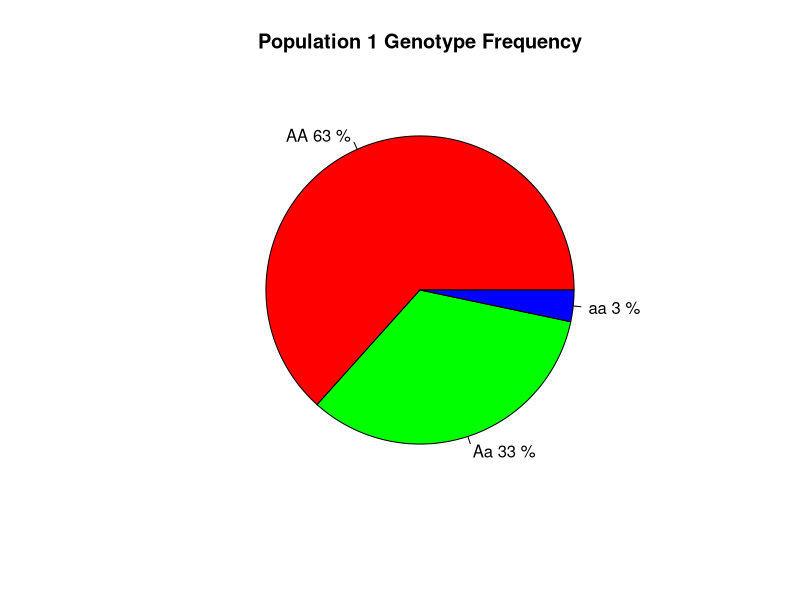
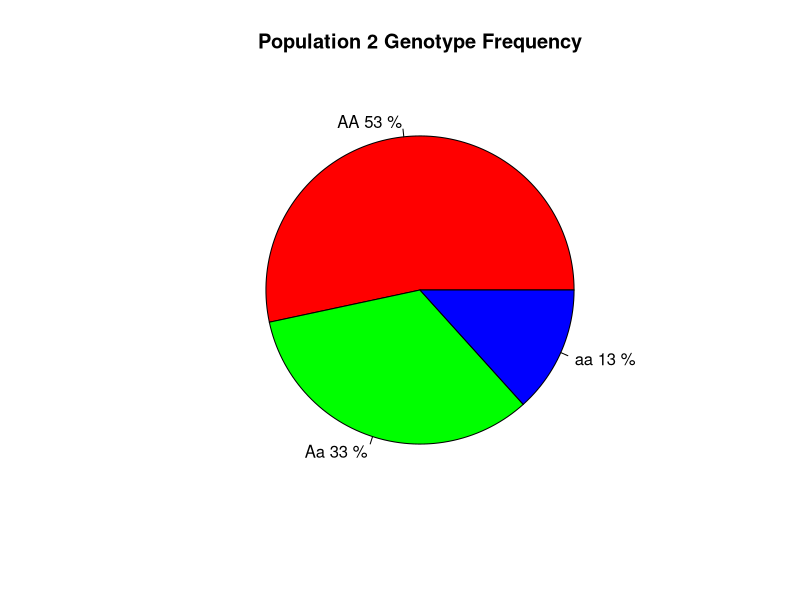

Here is the R script that generated these plots, in order:
## ---- chunk 1
set.seed(123)
n_indv = 30
n_loci = 10
geno = matrix(sample(0:2, n_indv * n_loci, replace = TRUE, prob = c(0.4, 0.4,0.2)), nrow = n_indv, ncol = n_loci)
rownames(geno) = paste0("ind", 1:n_indv)
colnames(geno) = paste0("locus", 1:n_loci)
geno[1:30, 1:10]
alt_freq = colMeans(geno) / 2
ref_freq = 1 - alt_freq
data.frame(locus = names(alt_freq), alt_freq = round(alt_freq, 3), ref_freq = round(ref_freq, 3))
## ---- chunk 2
p_1 = 0.80
q_1 = 1 - p_1
Pop_1 = data.frame(population = "Pop_1", genotype = sample(c("AA", "Aa", "aa"), size = 30, replace = TRUE, prob = c(p_1^2, 2 * p_1 * q_1, q_1^2)))
## ---- chunk 3
slices <- c(63.3, 33.3, 3.3)
lbls <- c("AA", "Aa", "aa")
pct <- round(slices/sum(slices)*100)
lbls <- paste(lbls, pct)
lbls <- paste(lbls, "%")
pie(slices, labels = lbls, col = rainbow(length(lbls)), main = "Population 1 Genotype Frequency")
## ---- chunk 4
set.seed(123)
n_indvB = 30
n_loci = 10

geno = matrix(sample(0:2, n_indvB  * n_loci, replace = TRUE, prob = c(0.4, 0.4,0.2)), nrow = n_indvB, ncol = n_loci)

rownames(geno) = paste0("ind", 1:n_indvB)
colnames(geno) = paste0("locus", 1:n_loci)

geno[1:30, 1:10]
head(geno)
alt_freq = colMeans(geno) / 2
ref_freq = 1 - alt_freq

# Create Pop 2 df
# Pop_2 <-data.frame(locus = names(alt_freq), alt_freq = round(alt_freq, 3), ref_freq = round(ref_freq, 3))
## ---- chunk 5
p_1 = 0.60
q_1 = 1 - p_1
Pop_2 = data.frame(population = "Pop_2", genotype = sample(c("AA", "Aa", "aa"), size = 30, replace = TRUE, prob = c(p_1^2, 2 * p_1 * q_1, q_1^2)))

## ---- chunk 6
slices <- c(53.3, 33.3, 13.3)
lbls <- c("AA", "Aa", "aa")
pct <- round(slices/sum(slices)*100)
lbls <- paste(lbls, pct)
lbls <- paste(lbls, "%")

pie(slices, labels = lbls, col = rainbow(length(lbls)), main = "Population 2 Genotype Frequency")
## ---- chunk 7
#Calculating geno freq's
geno_count_pop1 = table(Pop_1$genotype)
geno_count_pop2 = table(Pop_2$genotype)
geno_count_pop1
geno_count_pop2

## ---- chunk 8
#Converting geno counts to frequencies
geno_prop_Pop1 = prop.table(table(Pop_1$genotype))
geno_prop_Pop2 = prop.table(table(Pop_2$genotype))
geno_prop_Pop1
geno_prop_Pop2
## ---- chunk 9


# get the structure of the populations
str(Pop_1)

# dim
dim(Pop_1)

dim(Pop_2)
head(Pop_2)

# pooling the populations with rbind()
pooled <- rbind(Pop_1, Pop_2)
dim(pooled)

# cbind

test_pop <- cbind(Pop_1,  Pop_2, pooled)
